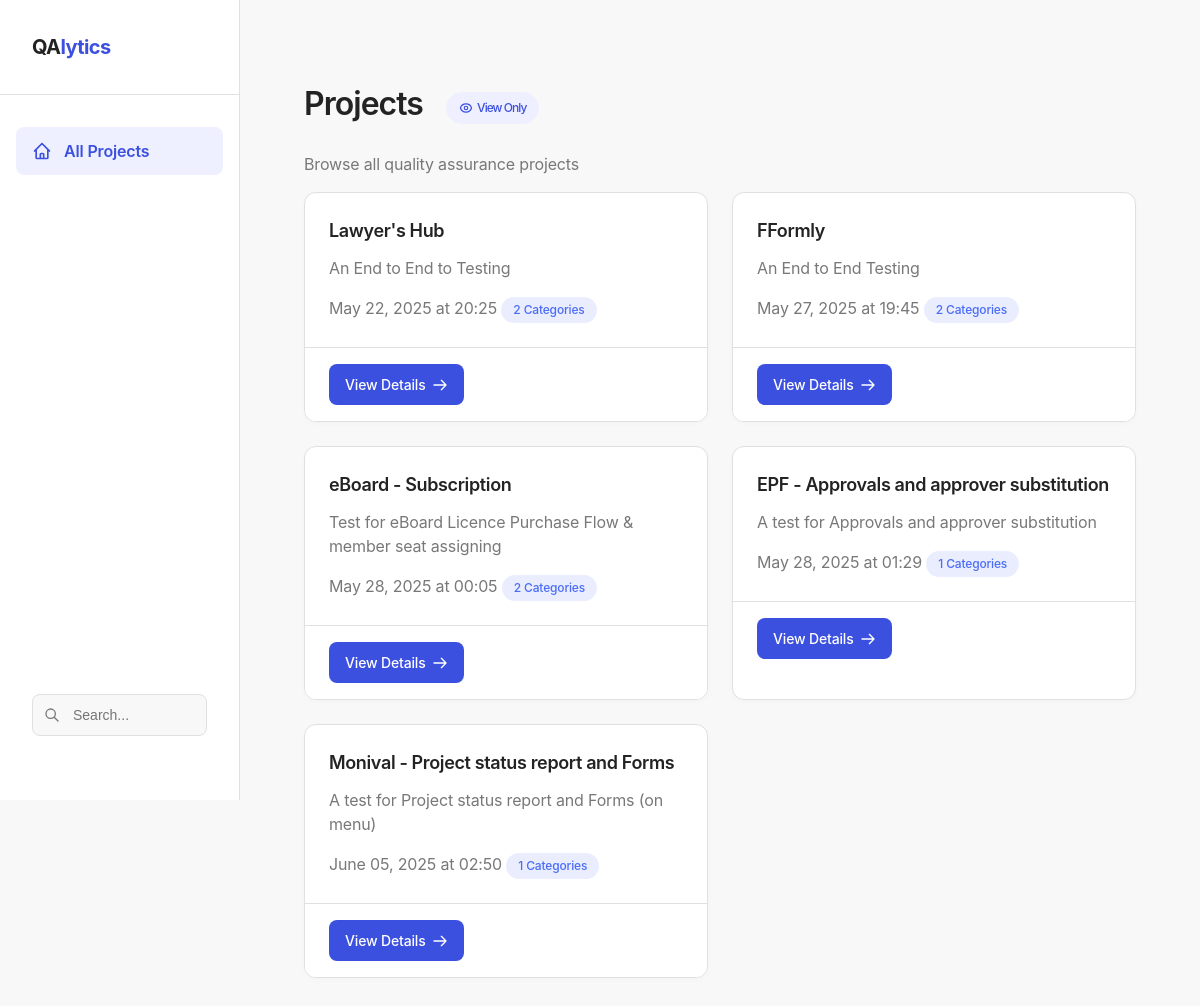
The page /public on the database its author committed.
### app.py (models this page shows)
class Project(db.Model):
    id = db.Column(db.Integer, primary_key=True)
    name = db.Column(db.String(100), nullable=False)
    description = db.Column(db.Text)
    created_date = db.Column(db.DateTime, default=datetime.utcnow)
    categories = db.relationship('Category', backref='project', cascade='all, delete-orphan')

### app.py (the view)
@app.route('/public')
def public_index():
    projects = Project.query.all()
    return render_template('public/index.html', projects=projects)

### custom_filters.py (called while the page is built)
def format_date(value):
    if value is None:
        return ""
    return value.strftime("%B %d, %Y at %H:%M")

### templates/public/index.html (shortened to what this page needs)
{% extends 'public/base.html' %}
{% block heading %}Projects{% endblock %}
{% block content %}
<p class="text-subtle">Browse all quality assurance projects</p>
{% if projects %}
    <div class="grid">
        {% for project in projects %}
            <div class="card">
                <div class="card-body">
                    <h5>{{ project.name }}</h5>
                    <p class="text-subtle">{{ project.description|truncate(100) }}</p>
                    <div class="meta-info">
                        <span class="text-subtle">{{ project.created_date|format_date }}</span>
                        <span class="badge badge-blue">{{ project.categories|length }} Categories</span>
                    </div>
                </div>
                <div class="card-footer">
                    <a href="{{ url_for('public_view_project', project_id=project.id) }}" class="btn btn-primary">
                        View Details
                        <svg xmlns="http://www.w3.org/2000/svg" fill="none" viewBox="0 0 24 24" stroke="currentColor">
                            <path stroke-linecap="round" stroke-linejoin="round" stroke-width="2" d="M14 5l7 7m0 0l-7 7m7-7H3" />
                        </svg>
                    </a>
                </div>
            </div>
        {% endfor %}
    </div>
{% endif %}
{% endblock %}

### templates/public/base.html (style rules this page uses)
:root { --bg: #f8f8f8; --text: #232323; --subtle: #787878; --accent: #3C50E0; --accent-light: #eef0ff; --border: #e0e0e0; --card: #ffffff; --critical: #FF5A65; --high: #FF9F45; --medium: #38CB89; --low: #4A6CF7; }
* { margin: 0; padding: 0; box-sizing: border-box; }
body { font-family: 'Inter', sans-serif; background-color: var(--bg); color: var(--text); line-height: 1.5; letter-spacing: -0.01em; font-size: 16px; font-weight: 400; padding: 0; margin: 0; }
h5 { font-size: 1.125rem; font-weight: 600; letter-spacing: -0.02em; margin-bottom: 0.75rem; }
p { margin-bottom: 1rem; }
a { color: var(--accent); text-decoration: none; transition: opacity 0.2s ease; }
.text-subtle { color: var(--subtle); }
.card { background-color: var(--card); border-radius: 12px; box-shadow: 0 2px 6px rgba(0, 0, 0, 0.02); overflow: hidden; transition: transform 0.2s ease, box-shadow 0.2s ease; height: 100%; border: 1px solid var(--border); }
.card-body { padding: 1.5rem; }
.card-footer { padding: 1rem 1.5rem; border-top: 1px solid var(--border); background-color: var(--card); }
.badge { display: inline-flex; align-items: center; padding: 0.25rem 0.75rem; border-radius: 99px; font-size: 0.75rem; font-weight: 500; }
.badge-blue { color: var(--low); background-color: rgba(74, 108, 247, 0.12); }
.btn { display: inline-flex; align-items: center; padding: 0.625rem 1rem; border-radius: 8px; font-size: 0.875rem; font-weight: 500; border: none; cursor: pointer; transition: all 0.2s ease; }
.btn-primary { background-color: var(--accent); color: white; }
.btn svg { height: 16px; width: 16px; margin-left: 0.375rem; }
.grid { display: grid; grid-template-columns: repeat(auto-fill, minmax(300px, 1fr)); gap: 1.5rem; }

### rows shown on the page
Project: name "Lawyer's Hub", description "An End to End to Testing", created_date "May 22, 2025 at 20:25", categories|length "2"
Project: name "FFormly", description "An End to End Testing", created_date "May 27, 2025 at 19:45", categories|length "2"
Project: name "eBoard - Subscription", description "Test for eBoard Licence Purchase Flow & member seat assigning", created_date "May 28, 2025 at 00:05", categories|length "2"
Project: name "EPF - Approvals and approver substitution", description "A test for Approvals and approver substitution", created_date "May 28, 2025 at 01:29", categories|length "1"
Project: name "Monival - Project status report and Forms", description "A test for Project status report and Forms (on menu)", created_date "June 05, 2025 at 02:50", categories|length "1"
